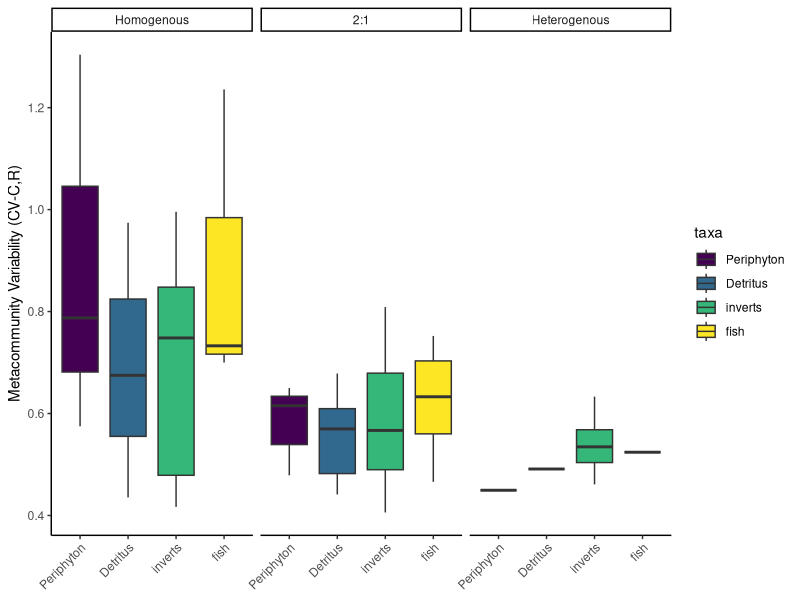
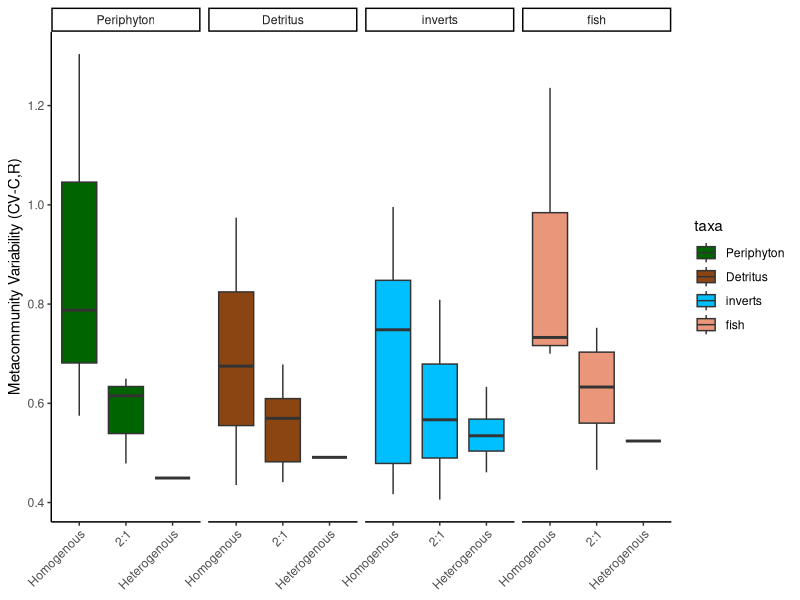
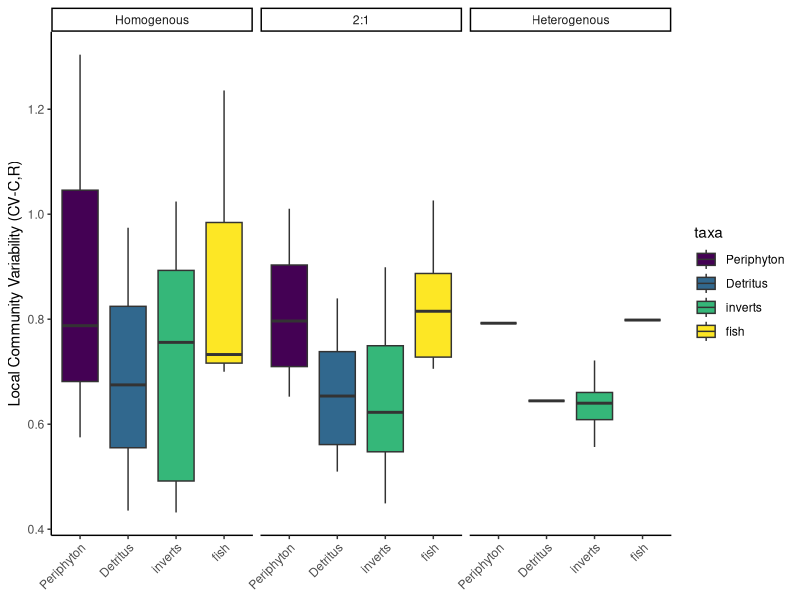
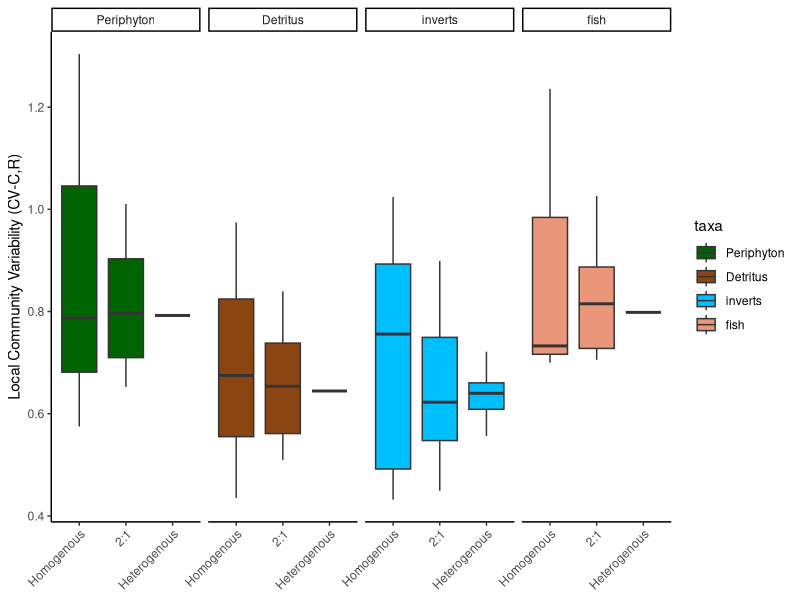
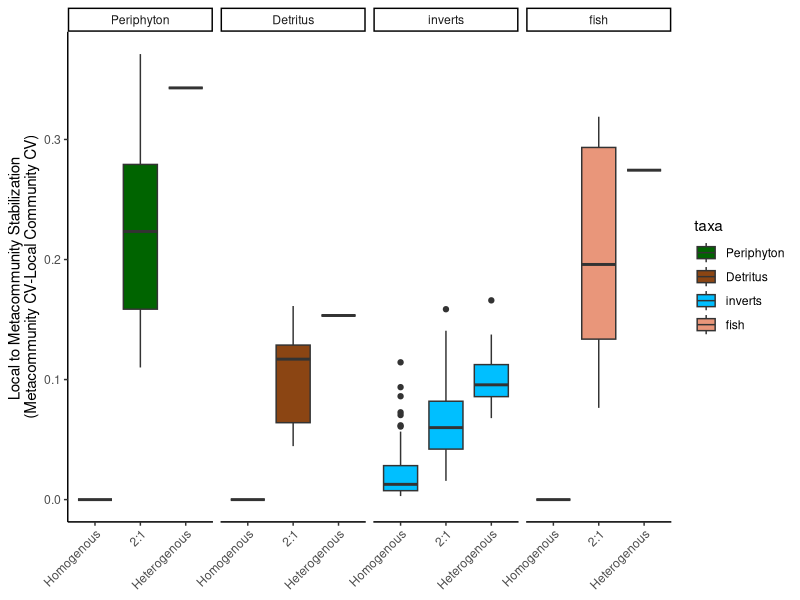
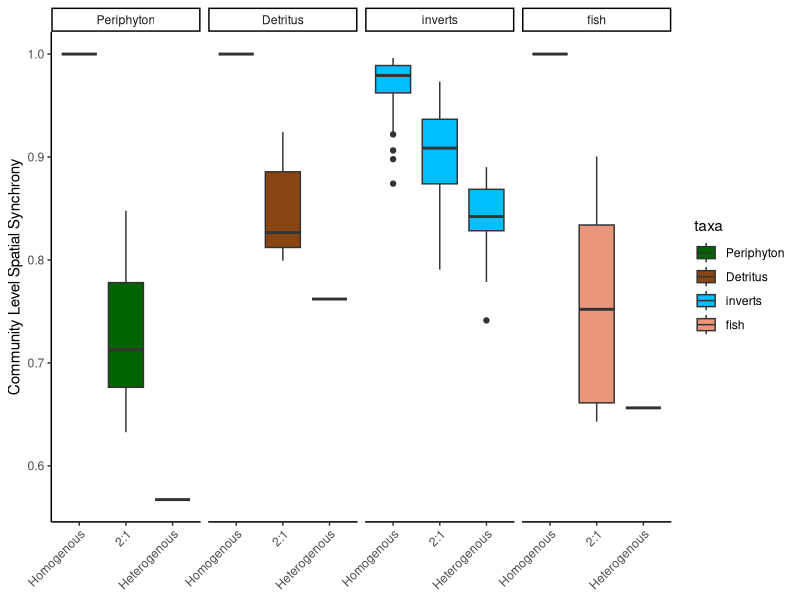
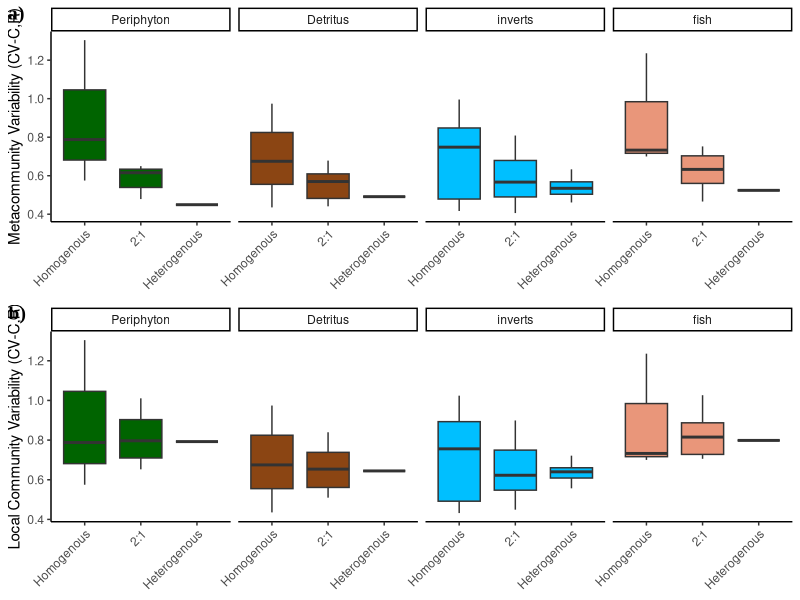
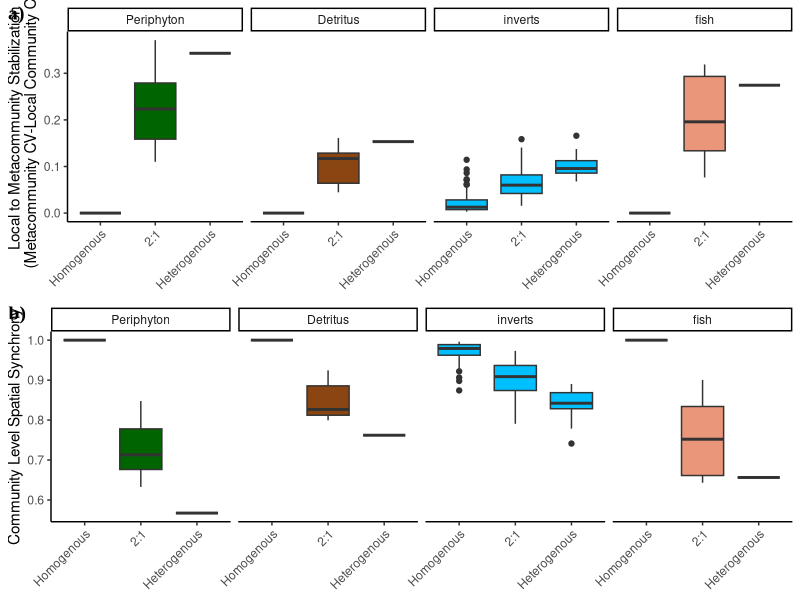

Write the R code that produced these figures, in order.
#### Plotting Variance Paritioning Results across all taxa

library(tidyverse)
library(ggplot2)
library(ggpubr)

##Read in variance partitoning results

inverts <- read.csv("data/variance_partitioning_results/invert_var_partition_results_bootstrapped.csv") %>%
  rename(Combination = "Combo") %>%
  select(taxa, Iteration, Combination, combo_type, CV_C_L, CV_C_R, CV_S_L, CV_S_R, phi_C_L2R, phi_S_L2R, phi_S2C_L, phi_S2C_R, cv_diff)

pd <- read.csv("data/variance_partitioning_results/peri_det_var_partition_results.csv") %>%
  mutate(Iteration = 1) %>%
  select(taxa, Iteration, Combination, combo_type, CV_C_L, CV_C_R, CV_S_L, CV_S_R, phi_C_L2R, phi_S_L2R, phi_S2C_L, phi_S2C_R, cv_diff)

fish <- read.csv("data/variance_partitioning_results/fish_var_partition_results.csv") %>%
  mutate(Iteration = 1) %>%
  select(taxa, Iteration, Combination, combo_type, CV_C_L, CV_C_R, CV_S_L, CV_S_R, phi_C_L2R, phi_S_L2R, phi_S2C_L, phi_S2C_R, cv_diff)

df <- rbind(inverts, pd, fish)

df$combo_type <- ordered(df$combo_type,
                         levels = c("Homogenous", "2:1", "Heterogenous"))
df$taxa <- ordered(df$taxa,
                   levels = c("Periphyton", "Detritus", "inverts", "fish"))

##
meta_cv <- ggplot(df, aes(x = taxa, y = CV_C_R, group = taxa, fill = taxa)) +
  geom_boxplot() +
  theme_classic() +
  ylab("Metacommunity Variability (CV-C,R)")+
  theme(axis.text.x = element_text(angle = 45, hjust = 1), axis.title.x = element_blank(), legend.position = "right") +
  facet_wrap(~combo_type)
meta_cv

meta_cv_2 <- ggplot(df, aes(x = combo_type, y = CV_C_R, group = combo_type, fill = taxa)) +
  geom_boxplot() +
  scale_fill_manual(values = c("darkgreen", "chocolate4", "deepskyblue", "darksalmon"))+
  theme_classic() +
  ylab("Metacommunity Variability (CV-C,R)")+
  theme(axis.text.x = element_text(angle = 45, hjust = 1), axis.title.x = element_blank(), legend.position = "right") +
  facet_wrap(~taxa, nrow = 1)
meta_cv_2

local_cv <- ggplot(df, aes(x = taxa, y = CV_C_L, group = taxa, fill = taxa)) +
  geom_boxplot() +
  theme_classic() +
  ylab("Local Community Variability (CV-C,R)")+
  theme(axis.text.x = element_text(angle = 45, hjust = 1), axis.title.x = element_blank(), legend.position = "right") +
  facet_wrap(~combo_type)
local_cv

local_cv_2 <- ggplot(df, aes(x = combo_type, y = CV_C_L, group = combo_type, fill = taxa)) +
  geom_boxplot() +
  theme_classic() +
  scale_fill_manual(values = c("darkgreen", "chocolate4", "deepskyblue", "darksalmon"))+
  ylab("Local Community Variability (CV-C,R)")+
  theme(axis.text.x = element_text(angle = 45, hjust = 1), axis.title.x = element_blank(), legend.position = "right") +
  facet_wrap(~taxa, nrow = 1)
local_cv_2


cv_diff<- ggplot(df, aes(x = combo_type, y = cv_diff, group = combo_type, fill = taxa)) +
  geom_boxplot() +
  theme_classic() +
  scale_fill_manual(values = c("darkgreen", "chocolate4", "deepskyblue", "darksalmon"))+
  ylab("Local to Metacommunity Stabilization \n(Metacommunity CV-Local Community CV)")+
  theme(axis.text.x = element_text(angle = 45, hjust = 1), axis.title.x = element_blank(), legend.position = "right") +
  facet_wrap(~taxa, nrow = 1)
cv_diff


comm_async<- ggplot(df, aes(x = combo_type, y = phi_C_L2R, group = combo_type, fill = taxa)) +
  geom_boxplot() +
  theme_classic() +
  scale_fill_manual(values = c("darkgreen", "chocolate4", "deepskyblue", "darksalmon"))+
  ylab("Community Level Spatial Synchrony")+
  theme(axis.text.x = element_text(angle = 45, hjust = 1), axis.title.x = element_blank(), legend.position = "right") +
  facet_wrap(~taxa, nrow = 1)
comm_async


meta_local_cv <- ggarrange(meta_cv_2, local_cv_2, legend = "none", 
                           labels = c("a)", "b)", "c)"),
                           ncol = 1, nrow = 2, font.label = list(colour = "black", size = 14, family = "Times New Roman"))
meta_local_cv

cv_dif_async <- ggarrange(cv_diff, comm_async, legend = "none", 
                           labels = c("a)", "b)"),
                           ncol = 1, nrow = 2, font.label = list(colour = "black", size = 14, family = "Times New Roman"))
cv_dif_async

##Plotting Results without detritus -----------------------
df_2 <- df %>%
  filter(taxa != "Detritus")
df_2$combo_type <- ordered(df_2$combo_type,
                         levels = c("Homogenous", "2:1", "Heterogenous"))
df_2$taxa <- ordered(df_2$taxa,
                   levels = c("Periphyton", "inverts", "fish"))

##

meta_cv_2 <- ggplot(df_2, aes(x = combo_type, y = CV_C_R, group = combo_type, fill = taxa)) +
  geom_boxplot() +
  scale_fill_manual(values = c("darkgreen",  "deepskyblue", "darksalmon"))+
  theme_classic() +
  ylab("Metacommunity Variability (CV-C,R)")+
  theme(axis.title.x = element_blank(), legend.position = "right") +
  facet_wrap(~taxa, nrow = 1)
meta_cv_2


local_cv_2 <- ggplot(df_2, aes(x = combo_type, y = CV_C_L, group = combo_type, fill = taxa)) +
  geom_boxplot() +
  theme_classic() +
  scale_fill_manual(values = c("darkgreen",  "deepskyblue", "darksalmon"))+
  ylab("Local Community Variability (CV-C,R)")+
  theme(axis.title.x = element_blank(), legend.position = "right") +
  facet_wrap(~taxa, nrow = 1)
local_cv_2


cv_diff<- ggplot(df_2, aes(x = combo_type, y = cv_diff, group = combo_type, fill = taxa)) +
  geom_boxplot() +
  theme_classic() +
  scale_fill_manual(values = c("darkgreen",  "deepskyblue", "darksalmon"))+
  ylab("Local to Metacommunity Stabilization \n(Metacommunity CV-Local Community CV)")+
  theme(axis.title.x = element_blank(), legend.position = "right") +
  facet_wrap(~taxa, nrow = 1)
cv_diff


comm_async<- ggplot(df_2, aes(x = combo_type, y = phi_C_L2R, group = combo_type, fill = taxa)) +
  geom_boxplot() +
  theme_classic() +
  scale_fill_manual(values = c("darkgreen",  "deepskyblue", "darksalmon"))+
  ylab("Community Level Spatial Synchrony")+
  theme(axis.title.x = element_blank(), legend.position = "right") +
  facet_wrap(~taxa, nrow = 1)
comm_async


meta_local_cv_2 <- ggarrange(meta_cv_2, local_cv_2, comm_async, legend = "none", 
                           labels = c("a)", "b)", "c)"),
                           ncol = 1, nrow = 3, font.label = list(colour = "black", size = 14, family = "Times New Roman"))
meta_local_cv_2

cv_dif_async_2 <- ggarrange(cv_diff, comm_async, legend = "none", 
                          labels = c("a)", "b)"),
                          ncol = 1, nrow = 2, font.label = list(colour = "black", size = 14, family = "Times New Roman"))
cv_dif_async_2


##Plotting results for predicted climate homogenization gradient (rain, rain-rain-snow (or rain-snow-snow), and then rain-snow-ice) ------------

df_3 <- df_2 %>%
  filter(Combination %in% c("Glacier-fed_Rain-fed_Snow-fed", "Rain-fed_Rain-fed_Rain-fed", "Rain-fed_Snow-fed_Snow-fed")) %>%
  select(taxa, Combination, combo_type, CV_C_R, CV_C_L, cv_diff, phi_C_L2R) %>%
  group_by(taxa, Combination, combo_type) %>%
  summarise_at(vars(CV_C_R, CV_C_L, cv_diff, phi_C_L2R), list(mean = mean, sd = sd))
  

df_3$combo_type <- ordered(df_3$combo_type,
                         levels = c("Homogenous", "2:1", "Heterogenous"))
df_3$taxa <- ordered(df_3$taxa,
                   levels = c("Periphyton", "inverts", "fish"))

##
meta_cv <- ggplot(df_3, aes(x = taxa, y = CV_C_R_mean, group = taxa, fill = taxa)) +
  geom_col() +
  scale_fill_manual(values = c("darkgreen",  "deepskyblue", "darksalmon"))+
  theme_classic() +
  ylab("Metacommunity \nVariability (CV-C,R)")+
  theme(axis.title.x = element_blank(), legend.position = "right") +
  facet_wrap(~combo_type)
meta_cv

meta_cv_2 <- ggplot(df_3, aes(x = combo_type, y = CV_C_R_mean, group = combo_type, fill = taxa)) +
  geom_col() +
  scale_fill_manual(values = c("darkgreen",  "deepskyblue", "darksalmon"))+
  theme_classic() +
  ylab("Metacommunity \nVariability (CV-C,R)")+
  theme(axis.title.x = element_blank(), legend.position = "right", text = element_text(family = "Times New Roman"), strip.text = element_blank()) +
  facet_wrap(~taxa)
meta_cv_2


##
local_cv <- ggplot(df_3, aes(x = taxa, y = CV_C_L_mean, group = taxa, fill = taxa)) +
  geom_col() +
  scale_fill_manual(values = c("darkgreen",  "deepskyblue", "darksalmon"))+
  theme_classic() +
  ylab("Local Community \nVariability (CV-C,R)")+
  theme(axis.title.x = element_blank(), legend.position = "right", text = element_text(family = "Times New Roman"), strip.text = element_blank()) +
  facet_wrap(~combo_type)
local_cv

local_cv_2 <- ggplot(df_3, aes(x = combo_type, y = CV_C_L_mean, group = combo_type, fill = taxa)) +
  geom_col() +
  scale_fill_manual(values = c("darkgreen",  "deepskyblue", "darksalmon"))+
  theme_classic() +
  ylab("Local Community \nVariability (CV-C,R)")+
  theme(axis.title.x = element_blank(), legend.position = "right", text = element_text(family = "Times New Roman"), strip.text = element_blank()) +
  facet_wrap(~taxa)
local_cv_2



cv_diff<- ggplot(df_3, aes(x = taxa, y = cv_diff_mean, group = taxa, fill = taxa)) +
  geom_col() +
  theme_classic() +
  scale_fill_manual(values = c("darkgreen",  "deepskyblue", "darksalmon"))+
  ylab("Local to Metacommunity Stabilization \n(Metacommunity CV-Local Community CV)")+
  theme(axis.title.x = element_blank(), legend.position = "right", text = element_text(family = "Times New Roman"), strip.text = element_blank()) +
  facet_wrap(~combo_type, nrow = 1)
cv_diff

cv_diff_2<- ggplot(df_3, aes(x = combo_type, y = cv_diff_mean, group = combo_type, fill = taxa)) +
  geom_col() +
  theme_classic() +
  scale_fill_manual(values = c("darkgreen",  "deepskyblue", "darksalmon"))+
  ylab("Local to Metacommunity Stabilization \n(Metacommunity CV-Local Community CV)")+
  theme(axis.title.x = element_blank(), legend.position = "right", text = element_text(family = "Times New Roman"), strip.text = element_blank()) +
  facet_wrap(~taxa, nrow = 1)
cv_diff_2

comm_async<- ggplot(df_3, aes(x = taxa, y = phi_C_L2R_mean, group = taxa, fill = taxa)) +
  geom_col() +
  theme_classic() +
  scale_fill_manual(values = c("darkgreen",  "deepskyblue", "darksalmon"))+
  ylab("Community Level \nSpatial Synchrony")+
  theme(axis.title.x = element_blank(), legend.position = "right", text = element_text(family = "Times New Roman"), strip.text = element_blank()) +
  facet_wrap(~combo_type, nrow = 1)
comm_async

comm_async_2<- ggplot(df_3, aes(x = combo_type, y = phi_C_L2R_mean, group = combo_type, fill = taxa)) +
  geom_col() +
  theme_classic() +
  scale_fill_manual(values = c("darkgreen",  "deepskyblue", "darksalmon"))+
  ylab("Community Level \nSpatial Synchrony")+
  theme(axis.title.x = element_blank(), legend.position = "right", text = element_text(family = "Times New Roman"), strip.text = element_blank()) +
  facet_wrap(~taxa, nrow = 1)
comm_async_2


meta_local_cv <- ggarrange(meta_cv, local_cv, comm_async, legend = "none", 
                             labels = c("a)", "b)", "c)"),
                             ncol = 1, nrow = 3, font.label = list(colour = "black", size = 14, family = "Times New Roman"))
meta_local_cv


meta_local_cv_2 <- ggarrange(meta_cv_2, local_cv_2, comm_async_2, legend = "none", 
                           labels = c("a)", "b)", "c)"),
                           ncol = 1, nrow = 3, font.label = list(colour = "black", size = 14, family = "Times New Roman"))
meta_local_cv_2

final_fig <- ggarrange(meta_local_cv_2, cv_diff_2, legend = "none", ncol = 2, nrow = 1)
final_fig
##Plotting column chart of mean w/ standard deviation -- for all combinations ---------------------
standard_error <- function(x) {
  sd(x, na.rm = TRUE) / sqrt(length(na.omit(x)))
}

df_4 <- df_2 %>%
  # filter(Combination %in% c("Glacier-fed_Rain-fed_Snow-fed", "Rain-fed_Rain-fed_Rain-fed", "Rain-fed_Snow-fed_Snow-fed")) %>%
  select(taxa, Combination, combo_type, CV_C_R, CV_C_L, cv_diff, phi_C_L2R) %>%
  group_by(taxa, combo_type) %>%
  summarise_at(vars(CV_C_R, CV_C_L, cv_diff, phi_C_L2R), 
               list(mean = ~mean(.x, na.rm = TRUE), 
                    sd = ~sd(.x, na.rm = TRUE), 
                    se = ~standard_error(.x)))



df_4$combo_type <- ordered(df_4$combo_type,
                           levels = c("Homogenous", "2:1", "Heterogenous"))
df_4$taxa <- ordered(df_4$taxa,
                     levels = c("Periphyton", "inverts", "fish"))

##
meta_cv <- ggplot(df_4, aes(x = taxa, y = CV_C_R_mean, group = taxa, fill = taxa)) +
  geom_col() +
  geom_errorbar(aes(ymin = CV_C_R_mean - CV_C_R_se, ymax = CV_C_R_mean + CV_C_R_se, group = taxa), position = position_dodge(width = 0.9), width = 0.25) +
  scale_fill_manual(values = c("darkgreen",  "deepskyblue", "darksalmon"))+
  theme_classic() +
  ylab("Metacommunity \nVariability (CV-C,R)")+
  theme(axis.title.x = element_blank(), legend.position = "right", text = element_text(family = "Times New Roman"), strip.text = element_blank()) +
  facet_wrap(~combo_type)
meta_cv

meta_cv_2 <- ggplot(df_4, aes(x = combo_type, y = CV_C_R_mean, group = combo_type, fill = taxa)) +
  geom_col() +
  geom_errorbar(aes(ymin = CV_C_R_mean - CV_C_R_se, ymax = CV_C_R_mean + CV_C_R_se, group = taxa), position = position_dodge(width = 0.9), width = 0.25) +
  scale_fill_manual(values = c("darkgreen",  "deepskyblue", "darksalmon"))+
  theme_classic() +
  ylab("Metacommunity \nVariability (CV-C,R)")+
  theme(axis.title.x = element_blank(), legend.position = "right",text = element_text(family = "Times New Roman"),  strip.text = element_blank()) +
  facet_wrap(~taxa)
meta_cv_2


##
local_cv <- ggplot(df_4, aes(x = taxa, y = CV_C_L_mean, group = taxa, fill = taxa)) +
  geom_col() +
  geom_errorbar(aes(ymin = CV_C_L_mean - CV_C_L_se, ymax = CV_C_L_mean + CV_C_L_se, group = taxa), position = position_dodge(width = 0.9), width = 0.25) +
  scale_fill_manual(values = c("darkgreen",  "deepskyblue", "darksalmon"))+
  theme_classic() +
  ylab("Local Community \nVariability (CV-C,R)")+
  theme( axis.title.x = element_blank(), legend.position = "right",text = element_text(family = "Times New Roman"), strip.text = element_blank()) +
  facet_wrap(~combo_type)
local_cv

local_cv_2 <- ggplot(df_4, aes(x = combo_type, y = CV_C_L_mean, group = combo_type, fill = taxa)) +
  geom_col() +
  geom_errorbar(aes(ymin = CV_C_L_mean - CV_C_L_se, ymax = CV_C_L_mean + CV_C_L_se, group = taxa), position = position_dodge(width = 0.9), width = 0.25) +
  scale_fill_manual(values = c("darkgreen",  "deepskyblue", "darksalmon"))+
  theme_classic() +
  ylab("Local Community \nVariability (CV-C,R)")+
  theme( axis.title.x = element_blank(), legend.position = "right",text = element_text(family = "Times New Roman"), strip.text = element_blank()) +
  facet_wrap(~taxa)
local_cv_2


cv_diff<- ggplot(df_4, aes(x = taxa, y = cv_diff_mean, group = taxa, fill = taxa)) +
  geom_col() +
  geom_errorbar(aes(ymin = cv_diff_mean - cv_diff_se, ymax = cv_diff_mean + cv_diff_se, group = taxa), position = position_dodge(width = 0.9), width = 0.25) +
  theme_classic() +
  scale_fill_manual(values = c("darkgreen",  "deepskyblue", "darksalmon"))+
  ylab("Local to Metacommunity Stabilization \n(Metacommunity CV-Local Community CV)")+
  theme( axis.title.x = element_blank(), legend.position = "right",text = element_text(family = "Times New Roman"), strip.text = element_blank()) +
  facet_wrap(~combo_type, nrow = 1)
cv_diff

cv_diff_2<- ggplot(df_4, aes(x = combo_type, y = cv_diff_mean, group = combo_type, fill = taxa)) +
  geom_col() +
  geom_errorbar(aes(ymin = cv_diff_mean - cv_diff_se, ymax = cv_diff_mean + cv_diff_se, group = taxa), position = position_dodge(width = 0.9), width = 0.25) +
  theme_classic() +
  scale_fill_manual(values = c("darkgreen",  "deepskyblue", "darksalmon"))+
  ylab("Local to Metacommunity Stabilization \n(Metacommunity CV-Local Community CV)")+
  theme( axis.title.x = element_blank(), legend.position = "right",text = element_text(family = "Times New Roman"), strip.text = element_blank()) +
  facet_wrap(~taxa, nrow = 1)
cv_diff_2



comm_async<- ggplot(df_4, aes(x = taxa, y = phi_C_L2R_mean, group = taxa, fill = taxa)) +
  geom_col() +
  geom_errorbar(aes(ymin = phi_C_L2R_mean - phi_C_L2R_se, ymax = phi_C_L2R_mean + phi_C_L2R_se, group = taxa), position = position_dodge(width = 0.9), width = 0.25) +
  theme_classic() +
  scale_fill_manual(values = c("darkgreen",  "deepskyblue", "darksalmon"))+
  ylab("Community Level \nSpatial Synchrony")+
  theme(axis.title.x = element_blank(), legend.position = "right", text = element_text(family = "Times New Roman"), strip.text = element_blank()) +
  facet_wrap(~combo_type, nrow = 1)
comm_async

comm_async_2<- ggplot(df_4, aes(x = combo_type, y = phi_C_L2R_mean, group = combo_type, fill = taxa)) +
  geom_col() +
  geom_errorbar(aes(ymin = phi_C_L2R_mean - phi_C_L2R_se, ymax = phi_C_L2R_mean + phi_C_L2R_se, group = taxa), position = position_dodge(width = 0.9), width = 0.25) +
  theme_classic() +
  scale_fill_manual(values = c("darkgreen",  "deepskyblue", "darksalmon"))+
  ylab("Community Level \nSpatial Synchrony")+
  theme(axis.title.x = element_blank(), legend.position = "right", text = element_text(family = "Times New Roman"), strip.text = element_blank()) +
  facet_wrap(~taxa, nrow = 1)
comm_async_2


meta_local_cv <- ggarrange(meta_cv, local_cv, comm_async, legend = "none", 
                             labels = c("a)", "b)", "c)"),
                             ncol = 1, nrow = 3, font.label = list(colour = "black", size = 14, family = "Times New Roman"))
meta_local_cv

meta_local_cv_2 <- ggarrange(meta_cv_2, local_cv_2, comm_async_2, legend = "none", 
                           labels = c("a)", "b)", "c)"),
                           ncol = 1, nrow = 3, font.label = list(colour = "black", size = 14, family = "Times New Roman"))
meta_local_cv_2

final_fig <- ggarrange(meta_local_cv_2, cv_diff_2, legend = "none", ncol = 2, nrow = 1)
final_fig

###ANOVAs

meta_aov <- aov(CV_C_R ~ combo_type*taxa, df_2)
summary(meta_aov)
TukeyHSD(meta_aov)


##Unpacking 2:1 ----------------------------
df_5 <- df_2 %>%
  filter(combo_type == "2:1") %>%
  select(taxa, Combination, combo_type, CV_C_R, CV_C_L, cv_diff, phi_C_L2R) %>%
  group_by(taxa, Combination) %>%
  summarise_at(vars(CV_C_R, CV_C_L, cv_diff, phi_C_L2R), 
               list(mean = ~mean(.x, na.rm = TRUE), 
                    sd = ~sd(.x, na.rm = TRUE), 
                    se = ~standard_error(.x)))



df_4$combo_type <- ordered(df_4$combo_type,
                           levels = c("Homogenous", "2:1", "Heterogenous"))
df_4$taxa <- ordered(df_4$taxa,
                     levels = c("Periphyton", "inverts", "fish"))

##
meta_cv <- ggplot(df_5, aes(x = taxa, y = CV_C_R_mean, group = taxa, fill = taxa)) +
  geom_col() +
  geom_errorbar(aes(ymin = CV_C_R_mean - CV_C_R_se, ymax = CV_C_R_mean + CV_C_R_se, group = taxa), position = position_dodge(width = 0.9), width = 0.25) +
  scale_fill_manual(values = c("darkgreen",  "deepskyblue", "darksalmon"))+
  theme_classic() +
  ylab("Metacommunity Variability (CV-C,R)")+
  theme(axis.title.x = element_blank(), legend.position = "right") +
  facet_wrap(~Combination)
meta_cv

meta_cv_2 <- ggplot(df_5, aes(x = Combination, y = CV_C_R_mean, group = Combination, fill = taxa)) +
  geom_col() +
  geom_errorbar(aes(ymin = CV_C_R_mean - CV_C_R_se, ymax = CV_C_R_mean + CV_C_R_se, group = taxa), position = position_dodge(width = 0.9), width = 0.25) +
  scale_fill_manual(values = c("darkgreen",  "deepskyblue", "darksalmon"))+
  theme_classic() +
  ylab("Metacommunity Variability (CV-C,R)")+
  theme(axis.text.x = element_text(angle = 45, hjust = 1), axis.title.x = element_blank(), legend.position = "right") +
  facet_wrap(~taxa)
meta_cv_2


##
local_cv <- ggplot(df_5, aes(x = taxa, y = CV_C_L_mean, group = taxa, fill = taxa)) +
  geom_col() +
  geom_errorbar(aes(ymin = CV_C_L_mean - CV_C_L_se, ymax = CV_C_L_mean + CV_C_L_se, group = taxa), position = position_dodge(width = 0.9), width = 0.25) +
  scale_fill_manual(values = c("darkgreen",  "deepskyblue", "darksalmon"))+
  theme_classic() +
  ylab("Local Community Variability (CV-C,R)")+
  theme( axis.title.x = element_blank(), legend.position = "right") +
  facet_wrap(~Combination)
local_cv

local_cv_2 <- ggplot(df_5, aes(x = Combination, y = CV_C_L_mean, group = Combination, fill = taxa)) +
  geom_col() +
  geom_errorbar(aes(ymin = CV_C_L_mean - CV_C_L_se, ymax = CV_C_L_mean + CV_C_L_se, group = taxa), position = position_dodge(width = 0.9), width = 0.25) +
  scale_fill_manual(values = c("darkgreen",  "deepskyblue", "darksalmon"))+
  theme_classic() +
  ylab("Local Community Variability (CV-C,R)")+
  theme(axis.text.x = element_text(angle = 45, hjust = 1), axis.title.x = element_blank(), legend.position = "right") +
  facet_wrap(~taxa)
local_cv_2


cv_diff<- ggplot(df_5, aes(x = taxa, y = cv_diff_mean, group = taxa, fill = taxa)) +
  geom_col() +
  geom_errorbar(aes(ymin = cv_diff_mean - cv_diff_se, ymax = cv_diff_mean + cv_diff_se, group = taxa), position = position_dodge(width = 0.9), width = 0.25) +
  theme_classic() +
  scale_fill_manual(values = c("darkgreen",  "deepskyblue", "darksalmon"))+
  ylab("Local to Metacommunity Stabilization \n(Metacommunity CV-Local Community CV)")+
  theme( axis.title.x = element_blank(), legend.position = "right") +
  facet_wrap(~Combination)
cv_diff

cv_diff_2<- ggplot(df_5, aes(x = Combination, y = cv_diff_mean, group = Combination, fill = taxa)) +
  geom_col() +
  geom_errorbar(aes(ymin = cv_diff_mean - cv_diff_se, ymax = cv_diff_mean + cv_diff_se, group = taxa), position = position_dodge(width = 0.9), width = 0.25) +
  theme_classic() +
  scale_fill_manual(values = c("darkgreen",  "deepskyblue", "darksalmon"))+
  ylab("Local to Metacommunity Stabilization \n(Metacommunity CV-Local Community CV)")+
  theme( axis.text.x = element_text(angle = 45, hjust = 1),axis.title.x = element_blank(), legend.position = "right") +
  facet_wrap(~taxa, nrow = 1)
cv_diff_2



comm_async<- ggplot(df_5, aes(x = taxa, y = phi_C_L2R_mean, group = taxa, fill = taxa)) +
  geom_col() +
  geom_errorbar(aes(ymin = phi_C_L2R_mean - phi_C_L2R_se, ymax = phi_C_L2R_mean + phi_C_L2R_se, group = taxa), position = position_dodge(width = 0.9), width = 0.25) +
  theme_classic() +
  scale_fill_manual(values = c("darkgreen",  "deepskyblue", "darksalmon"))+
  ylab("Community Level Spatial Synchrony")+
  theme(axis.title.x = element_blank(), legend.position = "right") +
  facet_wrap(~Combination)
comm_async

comm_async_2<- ggplot(df_5, aes(x = Combination, y = phi_C_L2R_mean, group = Combination, fill = taxa)) +
  geom_col() +
  geom_errorbar(aes(ymin = phi_C_L2R_mean - phi_C_L2R_se, ymax = phi_C_L2R_mean + phi_C_L2R_se, group = taxa), position = position_dodge(width = 0.9), width = 0.25) +
  theme_classic() +
  scale_fill_manual(values = c("darkgreen",  "deepskyblue", "darksalmon"))+
  ylab("Community Level Spatial Synchrony")+
  theme(axis.text.x = element_text(angle = 45, hjust = 1),axis.title.x = element_blank(), legend.position = "right") +
  facet_wrap(~taxa, nrow = 1)
comm_async_2


meta_local_cv <- ggarrange(meta_cv, local_cv, comm_async, legend = "none", 
                           labels = c("a)", "b)", "c)"),
                           ncol = 1, nrow = 3, font.label = list(colour = "black", size = 14, family = "Times New Roman"))
meta_local_cv

meta_local_cv_2 <- ggarrange(meta_cv_2, local_cv_2, comm_async_2, legend = "none", 
                             labels = c("a)", "b)", "c)"),
                             ncol = 1, nrow = 3, font.label = list(colour = "black", size = 14, family = "Times New Roman"))
meta_local_cv_2

##Unpacking Homogenous ----------------------------
df_6 <- df_2 %>%
  filter(combo_type == "Homogenous") %>%
  select(taxa, Combination, combo_type, CV_C_R, CV_C_L, cv_diff, phi_C_L2R) %>%
  group_by(taxa, Combination) %>%
  summarise_at(vars(CV_C_R, CV_C_L, cv_diff, phi_C_L2R), 
               list(mean = ~mean(.x, na.rm = TRUE), 
                    sd = ~sd(.x, na.rm = TRUE), 
                    se = ~standard_error(.x)))



df_6$Combination <- ordered(df_6$Combination,
                           levels = c("Glacier-fed_Glacier-fed_Glacier-fed", "Snow-fed_Snow-fed_Snow-fed", "Rain-fed_Rain-fed_Rain-fed"))

##
meta_cv <- ggplot(df_6, aes(x = taxa, y = CV_C_R_mean, group = taxa, fill = taxa)) +
  geom_col() +
  geom_errorbar(aes(ymin = CV_C_R_mean - CV_C_R_se, ymax = CV_C_R_mean + CV_C_R_se, group = taxa), position = position_dodge(width = 0.9), width = 0.25) +
  scale_fill_manual(values = c("darkgreen",  "deepskyblue", "darksalmon"))+
  theme_classic() +
  ylab("Metacommunity Variability (CV-C,R)")+
  theme(axis.title.x = element_blank(), legend.position = "right") +
  facet_wrap(~Combination)
meta_cv

meta_cv_2 <- ggplot(df_6, aes(x = Combination, y = CV_C_R_mean, group = Combination, fill = taxa)) +
  geom_col() +
  geom_errorbar(aes(ymin = CV_C_R_mean - CV_C_R_se, ymax = CV_C_R_mean + CV_C_R_se, group = taxa), position = position_dodge(width = 0.9), width = 0.25) +
  scale_fill_manual(values = c("darkgreen",  "deepskyblue", "darksalmon"))+
  theme_classic() +
  ylab("Metacommunity Variability (CV-C,R)")+
  theme(axis.text.x = element_text(angle = 45, hjust = 1), axis.title.x = element_blank(), legend.position = "right") +
  facet_wrap(~taxa)
meta_cv_2


##
local_cv <- ggplot(df_6, aes(x = taxa, y = CV_C_L_mean, group = taxa, fill = taxa)) +
  geom_col() +
  geom_errorbar(aes(ymin = CV_C_L_mean - CV_C_L_se, ymax = CV_C_L_mean + CV_C_L_se, group = taxa), position = position_dodge(width = 0.9), width = 0.25) +
  scale_fill_manual(values = c("darkgreen",  "deepskyblue", "darksalmon"))+
  theme_classic() +
  ylab("Local Community Variability (CV-C,R)")+
  theme( axis.title.x = element_blank(), legend.position = "right") +
  facet_wrap(~Combination)
local_cv

local_cv_2 <- ggplot(df_6, aes(x = Combination, y = CV_C_L_mean, group = Combination, fill = taxa)) +
  geom_col() +
  geom_errorbar(aes(ymin = CV_C_L_mean - CV_C_L_se, ymax = CV_C_L_mean + CV_C_L_se, group = taxa), position = position_dodge(width = 0.9), width = 0.25) +
  scale_fill_manual(values = c("darkgreen",  "deepskyblue", "darksalmon"))+
  theme_classic() +
  ylab("Local Community Variability (CV-C,R)")+
  theme(axis.text.x = element_text(angle = 45, hjust = 1), axis.title.x = element_blank(), legend.position = "right") +
  facet_wrap(~taxa)
local_cv_2


cv_diff<- ggplot(df_6, aes(x = taxa, y = cv_diff_mean, group = taxa, fill = taxa)) +
  geom_col() +
  geom_errorbar(aes(ymin = cv_diff_mean - cv_diff_se, ymax = cv_diff_mean + cv_diff_se, group = taxa), position = position_dodge(width = 0.9), width = 0.25) +
  theme_classic() +
  scale_fill_manual(values = c("darkgreen",  "deepskyblue", "darksalmon"))+
  ylab("Local to Metacommunity Stabilization \n(Metacommunity CV-Local Community CV)")+
  theme( axis.title.x = element_blank(), legend.position = "right") +
  facet_wrap(~Combination)
cv_diff

cv_diff_2<- ggplot(df_6, aes(x = Combination, y = cv_diff_mean, group = Combination, fill = taxa)) +
  geom_col() +
  geom_errorbar(aes(ymin = cv_diff_mean - cv_diff_se, ymax = cv_diff_mean + cv_diff_se, group = taxa), position = position_dodge(width = 0.9), width = 0.25) +
  theme_classic() +
  scale_fill_manual(values = c("darkgreen",  "deepskyblue", "darksalmon"))+
  ylab("Local to Metacommunity Stabilization \n(Metacommunity CV-Local Community CV)")+
  theme( axis.text.x = element_text(angle = 45, hjust = 1),axis.title.x = element_blank(), legend.position = "right") +
  facet_wrap(~taxa, nrow = 1)
cv_diff_2



comm_async<- ggplot(df_6, aes(x = taxa, y = phi_C_L2R_mean, group = taxa, fill = taxa)) +
  geom_col() +
  geom_errorbar(aes(ymin = phi_C_L2R_mean - phi_C_L2R_se, ymax = phi_C_L2R_mean + phi_C_L2R_se, group = taxa), position = position_dodge(width = 0.9), width = 0.25) +
  theme_classic() +
  scale_fill_manual(values = c("darkgreen",  "deepskyblue", "darksalmon"))+
  ylab("Community Level Spatial Synchrony")+
  theme(axis.title.x = element_blank(), legend.position = "right") +
  facet_wrap(~Combination)
comm_async

comm_async_2<- ggplot(df_6, aes(x = Combination, y = phi_C_L2R_mean, group = Combination, fill = taxa)) +
  geom_col() +
  geom_errorbar(aes(ymin = phi_C_L2R_mean - phi_C_L2R_se, ymax = phi_C_L2R_mean + phi_C_L2R_se, group = taxa), position = position_dodge(width = 0.9), width = 0.25) +
  theme_classic() +
  scale_fill_manual(values = c("darkgreen",  "deepskyblue", "darksalmon"))+
  ylab("Community Level Spatial Synchrony")+
  theme(axis.text.x = element_text(angle = 45, hjust = 1),axis.title.x = element_blank(), legend.position = "right") +
  facet_wrap(~taxa, nrow = 1)
comm_async_2


meta_local_cv <- ggarrange(meta_cv, local_cv, comm_async, legend = "none", 
                           labels = c("a)", "b)", "c)"),
                           ncol = 1, nrow = 3, font.label = list(colour = "black", size = 14, family = "Times New Roman"))
meta_local_cv

meta_local_cv_2 <- ggarrange(meta_cv_2, local_cv_2, comm_async_2, legend = "none", 
                             labels = c("a)", "b)", "c)"),
                             ncol = 1, nrow = 3, font.label = list(colour = "black", size = 14, family = "Times New Roman"))
meta_local_cv_2
